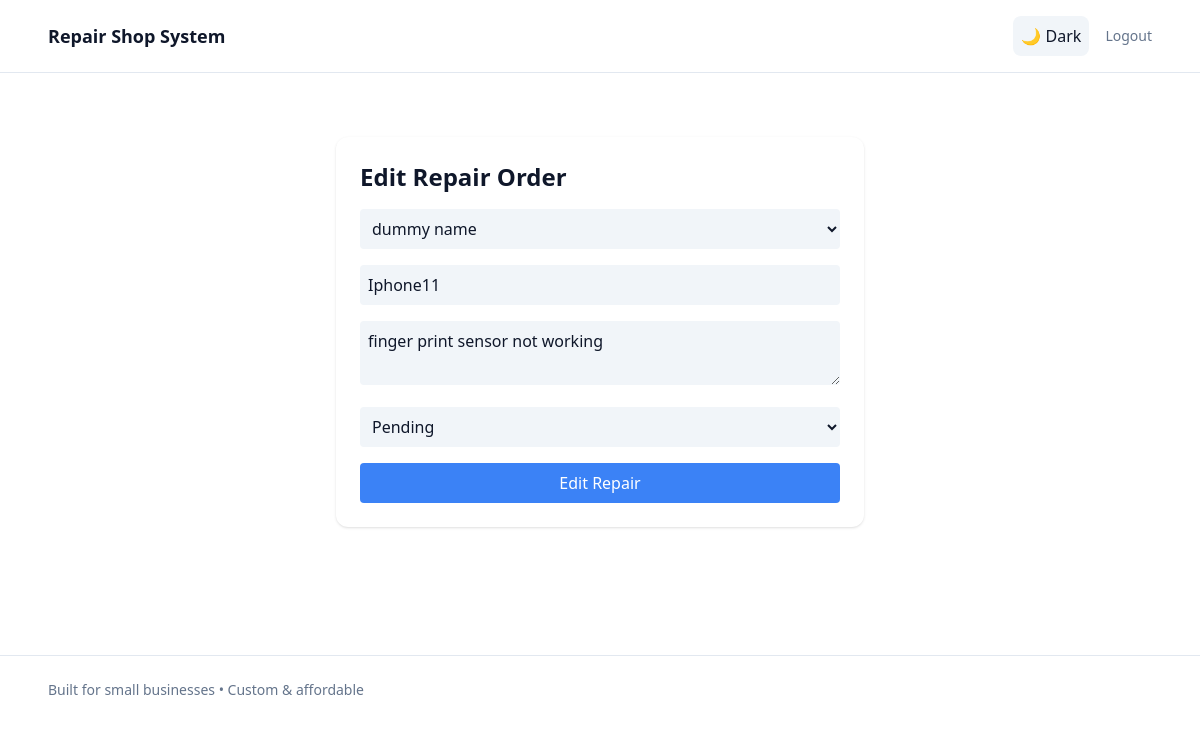
/repairs/edit/2 (signed in), run on the app's committed database.
### app/models.py (models this page shows)
class RepairOrder(db.Model):
    id = db.Column(db.Integer, primary_key=True)
    customer_id = db.Column(db.Integer, db.ForeignKey('customer.id'), nullable=False)
    device = db.Column(db.String(100), nullable=False)
    issue_description = db.Column(db.Text, nullable=False)
    status = db.Column(db.String(50), default='Pending')
    created_at = db.Column(db.DateTime, server_default=db.func.now())
    customer = db.relationship('Customer', backref=db.backref('repair_orders', lazy=True))

class Customer(db.Model):
    id = db.Column(db.Integer, primary_key=True)
    name = db.Column(db.String(100), nullable=False)
    email = db.Column(db.String(120), unique=True, nullable=True)
    phone = db.Column(db.String(20), nullable=False)
    created_at = db.Column(db.DateTime, server_default=db.func.now())

### app/routes/repair_order.py (the view, shortened to what this page needs)
@repair_bp.route("/edit/<int:id>", methods=["GET", "POST"])
def edit_repair(id):
    if "user_id" not in session:
        return redirect(url_for("auth.login"))
    repair = RepairOrder.query.get_or_404(id)
    customers = Customer.query.all()
    return render_template("repairs/form.html", repair=repair, customers=customers, action="Edit")

### app/templates/repairs/form.html
{% extends "base.html" %}
{% block content %}
<section class="max-w-xl mx-auto px-6 py-16">
<div class="bg-white dark:bg-slate-900 p-6 rounded-xl shadow">
<h2 class="text-2xl font-bold mb-4">{{ action }} Repair Order</h2>
<form method="post" class="space-y-4">
<select name="customer_id" required
 class="w-full p-2 rounded bg-slate-100 dark:bg-slate-800">
    {% for c in customers %}
    <option value="{{ c.id }}"
        {% if repair and repair.customer_id == c.id %}selected{% endif %}>
        {{ c.name }}
    </option>
    {% endfor %}
</select>
<input name="device" placeholder="Device"
 value="{{ repair.device if repair else '' }}" required
 class="w-full p-2 rounded bg-slate-100 dark:bg-slate-800">
<textarea name="issue_description" placeholder="Issue description"
 class="w-full p-2 rounded bg-slate-100 dark:bg-slate-800"
 required>{{ repair.issue_description if repair else '' }}</textarea>
<select name="status"
 class="w-full p-2 rounded bg-slate-100 dark:bg-slate-800">
    {% for s in ['Pending','In Progress','Completed','Delivered'] %}
    <option value="{{ s }}"
        {% if repair and repair.status == s %}selected{% endif %}>
        {{ s }}
    </option>
    {% endfor %}
</select>
<button class="w-full bg-blue-500 text-white py-2 rounded">
    {{ action }} Repair
</button>
</form>
</div>
</section>
{% endblock %}

### data on the page
RepairOrder: customer_id "dummy name", device "Iphone11", issue_description "finger print sensor not working", status "Pending"

### other printed values
{{ action }} "Edit"
